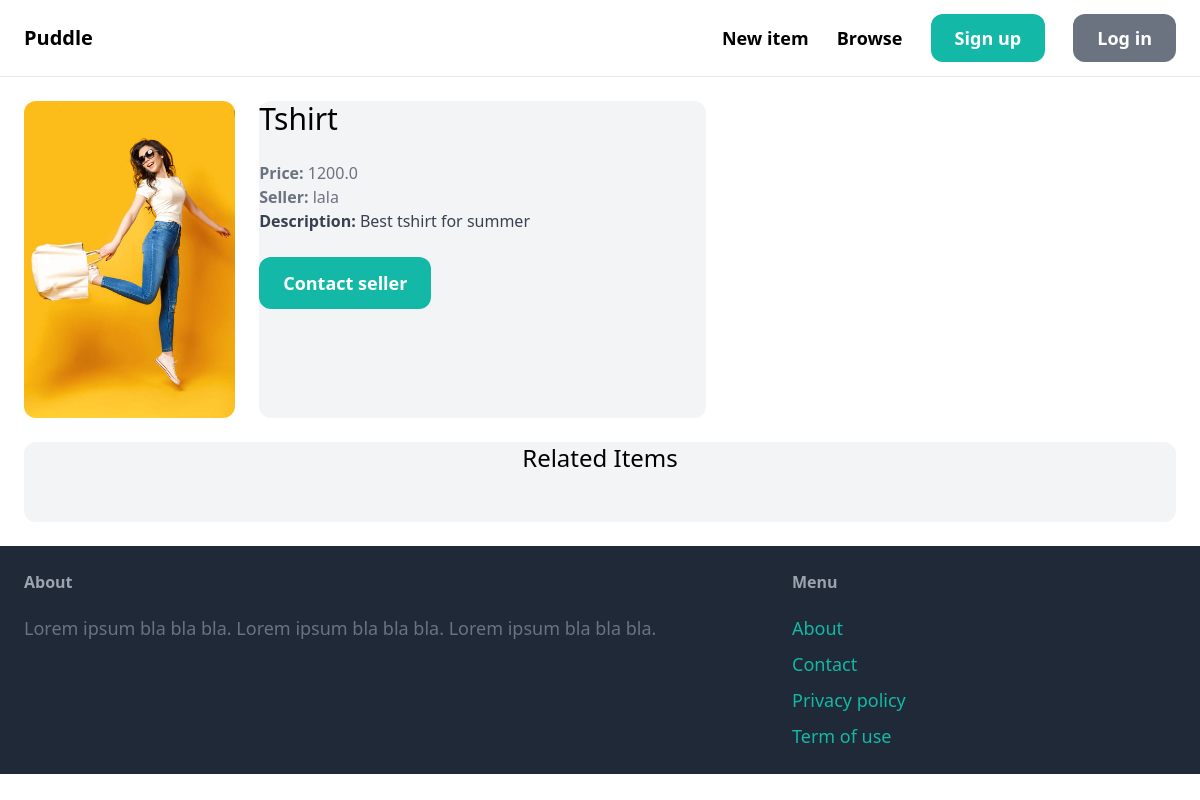
Screenshot of /items/9/ with the database file from the repository.
### item/models.py (models this page shows, shortened)
class Item(models.Model):
    category = models.ForeignKey(Category, related_name='items', on_delete=models.CASCADE)
    name = models.CharField(max_length=255)
    description = models.TextField(blank=True, null=True)
    price = models.FloatField()
    image= models.ImageField(upload_to='item_images', blank=True, null=True)
    is_sold = models.BooleanField(default=False)
    created_by = models.ForeignKey(User, related_name='items', on_delete=models.CASCADE)
    created_at = models.DateTimeField(auto_now_add=True)

### item/views.py (the view)
# urls.py: path('<int:pk>/', views.detail, name='detail'),
def detail(request, pk):
    item = get_object_or_404(Item, pk=pk)
    related_items = Item.objects.filter(category=item.category, is_sold=False).exclude(pk=pk)[:3]
    return render(request, 'item/detail.html',
            {'realted_items' : related_items, 'item':item})

### item/templates/item/detail.html (shortened to what this page needs)
{% extends 'porto/base.html' %}
{% block content %}
<div class="grid grid-cols-5 gap-6">
    <div calss="col-span-3">
        <img src="{{item.image.url}}" class="rounded-xl">
    </div>
    <div class="col-span-2 bg-gray-100 rounded-xl">
        <h1 class="mb-6 text-3xl">{{ item.name }}
        </h1>
        <p class="text-gray-500"><strong>Price:</strong> {{item.price}} </p>
        <p class="text-gray-500"><strong>Seller:</strong> {{item.created_by.username}} </p>
        <p class="text-gray-700"><strong>Description:</strong> {{item.description}} </p>
        <a href="{% url 'conversation:new' item.id %}" class="inline-block mt-6 px-6 py-3 text-lg font-semibold bg-teal-500 text-white rounded-xl hover:bg-teal-700">Contact seller</a>
    </div>
</div>
<div class="mt-6 px-6 py12 bg-gray-100 rounded-xl">
    <h2 class = "mb-12 text-2xl text-center">Related Items</h2>
</div>
{% endblock %}

### rows the page displays
Item: image (picture), name "Tshirt", price "1200.0", created_by.username "lala", description "Best tshirt for summer"
